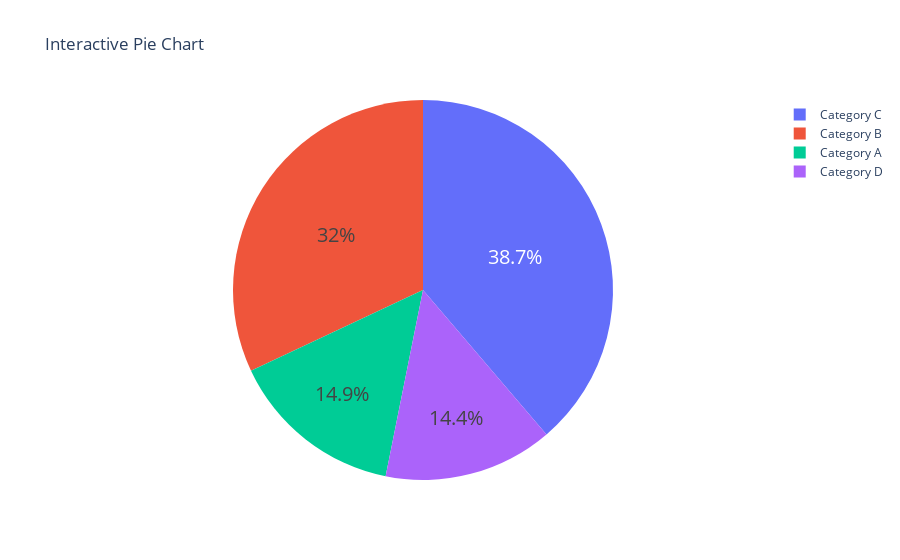

This figure's notebook cell:
### Code cell
"""21- Using Plotly, create an interactive pie chart of randomly generated data, add labels and percentages, set the title as 'Interactive Pie Chart'"""

import plotly.graph_objs as go
import plotly.io as pio
import numpy as np
# Generate random data for the pie chart
labels = ['Category A', 'Category B', 'Category C', 'Category D']
values = np.random.randint(1, 100, size=len(labels))
# Create a pie chart
trace = go.Pie(labels=labels, values=values, hoverinfo='label+percent', textinfo='percent', textfont_size=20)
# Define the layout
layout = go.Layout(
    title='Interactive Pie Chart'
)

fig = go.Figure(data=[trace], layout=layout)
pio.show(fig)

### Figure 1 — Plotly figure (JSON) as saved in the notebook; plotly's stock layout.template omitted (floating-point values rounded to 4 significant figures)
{"data": [{"hoverinfo": "label+percent", "labels": ["Category A", "Category B", "Category C", "Category D"], "textfont": {"size": 20}, "textinfo": "percent", "type": "pie", "values": [33, 71, 86, 32]}], "layout": {"title": {"text": "Interactive Pie Chart"}}}
